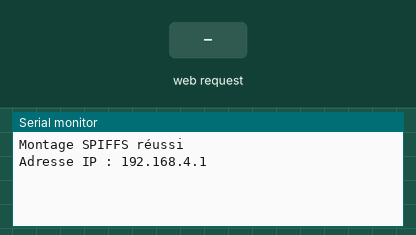
Recording of a sketch running on a simulated ESP32. On the bench: the last lines printed to the serial monitor. The inputs (shaded band) are chosen by the test bench. Storage starts empty.

Above: at 1.2 s.
1.3 s: HTTP request GET / received
At 2.3 s:
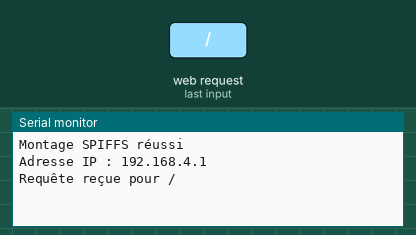
2.8 s: HTTP request GET /style.css received
At 3.5 s:
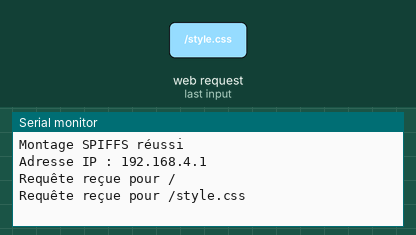
4.3 s: HTTP request GET /scripts.js received
At 5.5 s:
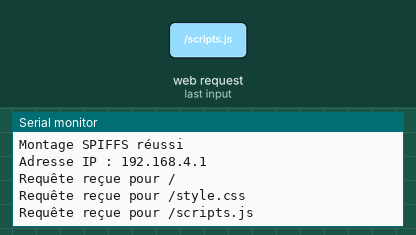
5.8 s: HTTP request GET /images/Logo.ico received
At 6.9 s:
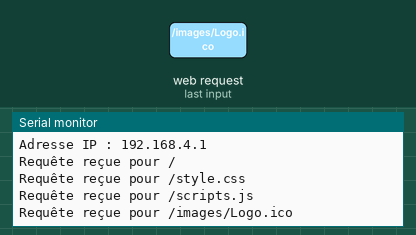

The sketch:

sketch_Stella_V1_Site_Basique.ino
```cpp
#include <WiFi.h>
#include <ESPAsyncWebServer.h>
#include <SPIFFS.h>

// Remplacez par vos informations WiFi
const char* ssid = "ESP32-Stella";
const char* password = "12345678";

// Création du serveur web
AsyncWebServer server(80);

void listSPIFFSFiles() {
  File root = SPIFFS.open("/");
  File file = root.openNextFile();
  while (file) {
    Serial.print("FILE: ");
    Serial.println(file.name());
    file = root.openNextFile();
  }
}

void setup() {
  // Initialiser la communication série
  Serial.begin(115200);

  // Initialiser SPIFFS
  if (!SPIFFS.begin(true)) {
    Serial.println("Erreur de montage SPIFFS");
    return;
  } else {
    Serial.println("Montage SPIFFS réussi");
  }

  // Lister les fichiers SPIFFS
  listSPIFFSFiles();

  // Démarrer le point d'accès Wi-Fi
  WiFi.softAP(ssid, password);

  // Vérifiez si le point d'accès Wi-Fi a démarré
  Serial.print("Adresse IP : ");
  Serial.println(WiFi.softAPIP());

  // Servir les fichiers statiques
  server.serveStatic("/", SPIFFS, "/").setDefaultFile("index.html");

  // Ajout des points de débogage pour les requêtes HTTP
  server.on("/", HTTP_GET, [](AsyncWebServerRequest *request){
    Serial.println("Requête reçue pour /");
    request->send(SPIFFS, "/index.html", "text/html");
  });

  server.on("/style.css", HTTP_GET, [](AsyncWebServerRequest *request){
    Serial.println("Requête reçue pour /style.css");
    request->send(SPIFFS, "/style.css", "text/css");
  });

  server.on("/scripts.js", HTTP_GET, [](AsyncWebServerRequest *request){
    Serial.println("Requête reçue pour /scripts.js");
    request->send(SPIFFS, "/scripts.js", "application/javascript");
  });

  server.on("/images/Logo.ico", HTTP_GET, [](AsyncWebServerRequest *request){
    Serial.println("Requête reçue pour /images/Logo.ico");
    request->send(SPIFFS, "/images/Logo.ico", "image/x-icon");
  });

  server.onNotFound([](AsyncWebServerRequest *request){
    Serial.printf("Requête non trouvée: %s\n", request->url().c_str());
    request->send(404, "text/plain", "Not found");
  });

  // Démarrer le serveur
  server.begin();
}

void loop() {
  // Pas besoin de boucle pour cette vérification
}
```

Measured:
- after the input at 1.3 s, the serial monitor: prints a new line at once (image 1)
- after the input at 2.8 s, the serial monitor: prints a new line at once (image 2)
- after the input at 4.3 s, the serial monitor: prints a new line at once (image 3)
- after the input at 5.8 s, the serial monitor: prints a new line at once (image 4)
